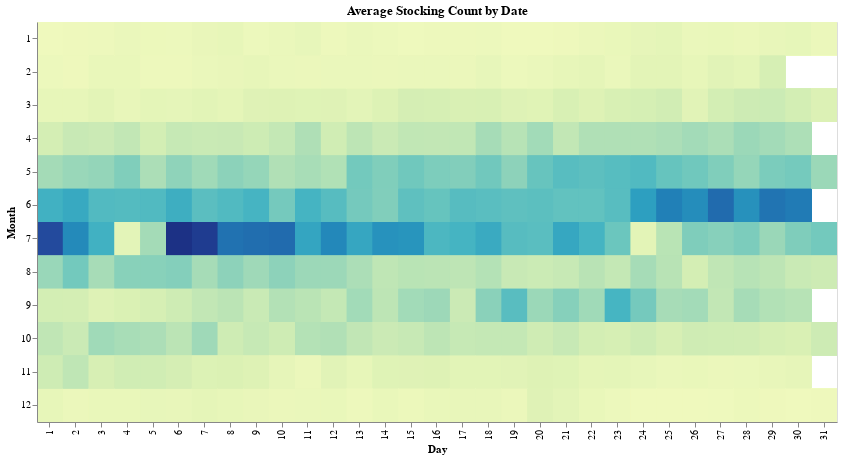

The notebook cell this image was saved under:
### Markdown cell above
#### To understand the current state and future of fishing in Utah, we must examine how historical trends have shaped the state's waters. The Utah DWR plays a key role in adjusting the number of fish stocked each year by tracking trends in current fish populations and ensuring the ecosystem is not overloaded. By monitoring these trends, they can adjust stocking numbers accordingly. This interactive chart allows us to explore how some of Utah's most popular fish have been stocked over time.

#### From our historical data, we can observe trends in the stocking of popular fish such as Rainbow and Cutthroat Trout. Over the past 20 years, the stocking numbers for these species have decreased, partly due to changes in the DWR's stocking pattern. The DWR has shifted to stocking fewer, but larger fish to improve survival rates and adapt to challenges such as rising drought conditions and decreasing water levels in recent years.

#### In contrast, some species, like Kokanee Salmon and Walleye, have seen a general upward trend in stocking numbers. For most other fish species, stocking levels have remained relatively stable, adjusting up or down based on yearly needs and conditions.

### Code cell
#Include all missing dates
all_dates = pd.date_range(start=fish_stock_data['Date Stocked'].min(), end=fish_stock_data['Date Stocked'].max(), freq='D')
complete_dates_df = pd.DataFrame(all_dates, columns=['Date Stocked'])
complete_dates_df['Year'] = complete_dates_df['Date Stocked'].dt.year
complete_dates_df['Month'] = complete_dates_df['Date Stocked'].dt.month
complete_dates_df['Day'] = complete_dates_df['Date Stocked'].dt.day

daily_counts = fish_stock_data.groupby(['Year', 'Month', 'Day']).size().reset_index(name='Daily Stocking Count')
merged_counts = pd.merge(complete_dates_df, daily_counts, on=['Year', 'Month', 'Day'], how='left').fillna(0)

avg_daily_counts = merged_counts.groupby(['Month', 'Day'])['Daily Stocking Count'].mean().reset_index()
avg_daily_counts = avg_daily_counts.rename(columns={'Daily Stocking Count': 'Daily Stocking Average'})

yearly_counts = fish_stock_data.groupby('Year').size().reset_index(name='Yearly Stocking Count')

heatmap_combined_df = pd.merge(merged_counts, yearly_counts, on='Year', how='left')
heatmap_combined_df = pd.merge(heatmap_combined_df, avg_daily_counts, on=['Month', 'Day'], how='left')

brush_selection = alt.selection_point(encodings=['x', 'y'])

base_plot = alt.Chart(heatmap_combined_df)

# Heatmap
heatmap = base_plot.mark_rect().encode(
    x=alt.X("Day:O", title="Day"),
    y=alt.Y("Month:O", title="Month"),
    color=alt.condition(
        brush_selection,
        alt.Color("Daily Stocking Average:Q", title="Avg Daily Stocking", legend=None),
        alt.value("lightgray")
    ),
    tooltip=['Month:O', 'Day:O', 'Daily Stocking Average:Q']
).add_params(
    brush_selection
).properties(
    title='Average Stocking Count by Date',
    height=400,
    width=800
)

heatmap

### Figure 1 — Vega-Lite specification as saved in the notebook (floating-point values rounded to 4 significant figures; data arrays with more than 128 entries replaced by an {"elided": "..."} marker saying what was removed)
{"config": {"view": {"continuousWidth": 300, "continuousHeight": 300}}, "data": {"name": "data-f9ecfb6c80a2bf1ee2d6d4843cdfd029"}, "mark": {"type": "rect"}, "encoding": {"color": {"condition": {"param": "param_4", "field": "Daily Stocking Average", "legend": null, "title": "Avg Daily Stocking", "type": "quantitative"}, "value": "lightgray"}, "tooltip": [{"field": "Month", "type": "ordinal"}, {"field": "Day", "type": "ordinal"}, {"field": "Daily Stocking Average", "type": "quantitative"}], "x": {"field": "Day", "title": "Day", "type": "ordinal"}, "y": {"field": "Month", "title": "Month", "type": "ordinal"}}, "height": 400, "params": [{"name": "param_4", "select": {"type": "point", "encodings": ["x", "y"]}}], "title": "Average Stocking Count by Date", "width": 800, "$schema": "https://vega.github.io/schema/vega-lite/v5.8.0.json", "datasets": {"data-f9ecfb6c80a2bf1ee2d6d4843cdfd029": {"elided": "8345 records"}}}
